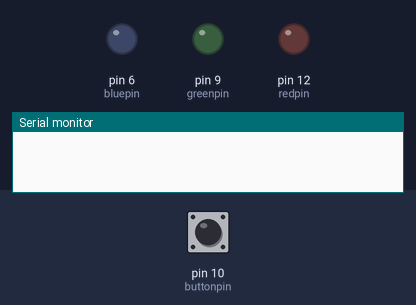
This sketch was run on a simulated Arduino Uno, built with avr-gcc and run on an emulated ATmega328P. On the bench: output pins drawn as LEDs (lit = HIGH), the last lines printed to the serial monitor. The test bench sets the inputs (shaded band); at power-on: pin 10 (buttonpin) LOW.

Above: at 1.2 s.
1.3 s: pin 10 (buttonpin) pulled HIGH for 0.15 s
At 1.38 s:
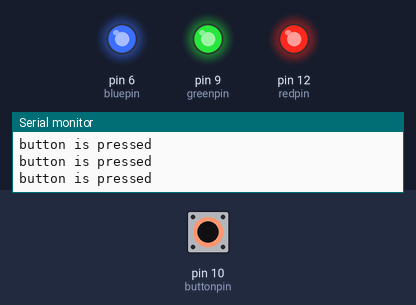
2.9 s: pin 10 (buttonpin) pulled HIGH for 3.2 s
At 7.2 s:
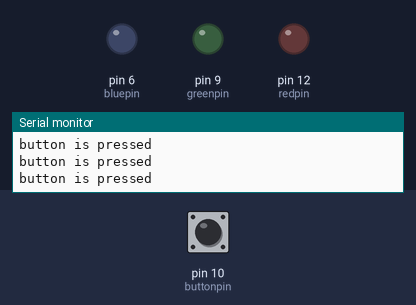
7.6 s: pin 10 (buttonpin) driven HIGH
At 7.9 s:
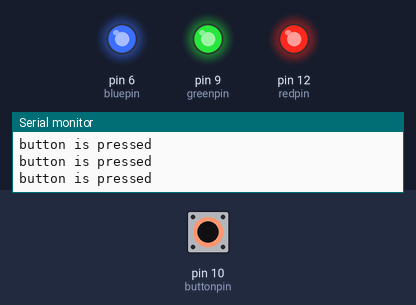
10.6 s: pin 10 (buttonpin) driven LOW
At 11.9 s:
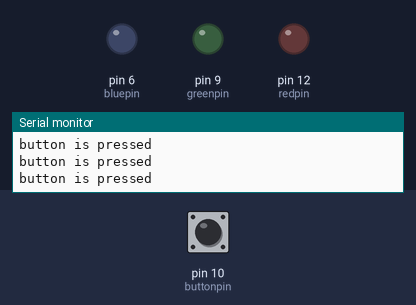
Timing chart, 0 to 13.1 s (numbered marks = the images above; inputs shaded):
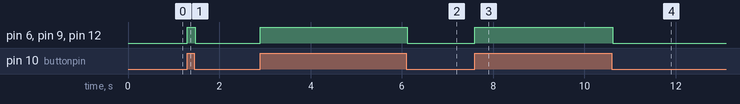

The sketch:

buttonledtest.ino
```cpp
//and the pushbutton pin
#define buttonpin 10
#define redpin 12
#define greenpin 9
#define bluepin 6

int buttonState = 0;

void setup(){
  pinMode(buttonpin, INPUT);
  pinMode(redpin, OUTPUT);
  pinMode(greenpin, OUTPUT);
  pinMode(bluepin, OUTPUT);
  //check for proper baud rate
  Serial.begin(9600);
}
void loop()
{
   buttonState = digitalRead(buttonpin);
   if (buttonState == HIGH)
   {
     Serial.println("button is pressed");
     digitalWrite(redpin, HIGH);
     digitalWrite(greenpin, HIGH);
     digitalWrite(bluepin, HIGH);
   }
   if (buttonState == LOW)
   {
      digitalWrite(redpin, LOW);
      digitalWrite(greenpin, LOW);
      digitalWrite(bluepin, LOW);
   }
}
```

Measured:
- after the input at 1.3 s, pin 6 (bluepin), pin 9 (greenpin), pin 12 (redpin): LOW → HIGH at once, → LOW 0.17 s later
- after the input at 2.9 s, pin 6 (bluepin), pin 9 (greenpin), pin 12 (redpin): LOW → HIGH at once, → LOW 3.2 s later
- after the input at 7.6 s, pin 6 (bluepin), pin 9 (greenpin), pin 12 (redpin): LOW → HIGH at once
- after the input at 10.6 s, pin 6 (bluepin), pin 9 (greenpin), pin 12 (redpin): HIGH → LOW at once
